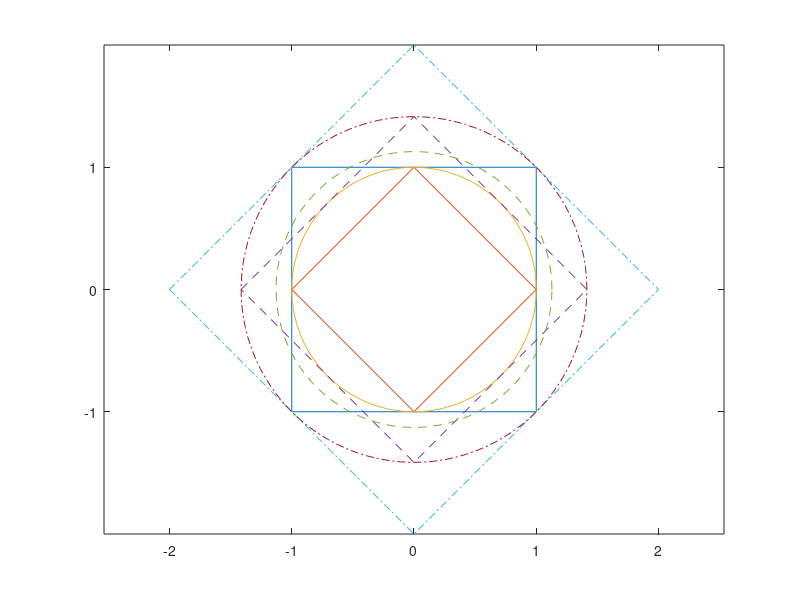

The MATLAB source for this figure: (Note: this script raises an error after producing the figure.)
% Define the center and radius of the circle
center = [0, 0];
radius = 1;

% Generate the x and y coordinates of the circle
x_inf = [-1, -1, 1, 1, -1];
y_inf = [-1, 1, 1, -1, -1];

x_1 = [-1, 0, 1, 0, -1];
y_1 = [0, 1, 0, -1, 0];

x_1_larger = sqrt(2) .* x_1;
y_1_larger = sqrt(2) .* y_1;

x_1_llarger = 2 .* x_1;
y_1_llarger = 2 .* y_1;

theta = linspace(0, 2*pi, 100);
x_2 = center(1) + radius * cos(theta);
y_2 = center(2) + radius * sin(theta);

radius = 2/sqrt(pi);
x_2_larger = center(1) + radius * cos(theta);
y_2_larger = center(2) + radius * sin(theta);

radius = sqrt(2);
x_2_llarger = center(1) + radius * cos(theta);
y_2_llarger = center(2) + radius * sin(theta);

% Plot the circle
plot(x_inf, y_inf, '-');
hold on;
plot(x_1, y_1, '-');
hold on;
plot(x_2, y_2, '-');
hold on;
plot(x_1_larger, y_1_larger, '--');
hold on;
plot(x_2_larger, y_2_larger, '--');
hold on;
plot(x_1_llarger, y_1_llarger, '-.');
hold on;
plot(x_2_llarger, y_2_llarger, '-.');
axis equal;
ax = gca;
ax.XAxisLocation = 'origin';
ax.YAxisLocation = 'origin';
ax.Box = 'off';
mycolors = [1 0 0; 0 1 0; 0 0 1; 0 1 0; 0 0 1; 0 1 0; 0 0 1];
ax = gca; 
ax.ColorOrder = mycolors;
%lgd = legend('$\{x : \|x\|_1 = 1\}$','$\{x : \|x\|_2 = 1\}$','$\{x : \|x\|_\infty = 1\}$','$\{x : \|x\|_1 = \sqrt{2}\}$','$\{x : \|x\|_2 = 2/\sqrt{\pi}\}$','Interpreter','latex')
lgd = legend('$\varepsilon_\infty =1$','$\varepsilon_1 = 1$','$\varepsilon_2 =1$','$\varepsilon_1 = \sqrt{2}$','$\varepsilon_2 = 2/\sqrt{\pi}$','$\varepsilon_1 = 2$','$\varepsilon_2 = \sqrt{2}$','Interpreter','latex');
lgd.FontSize = 12;

% Set the ticks on both axes equal to 0.5 steps up to 1.5
ax.XTick = -2:0.5:2;
ax.YTick = -2:0.5:2;